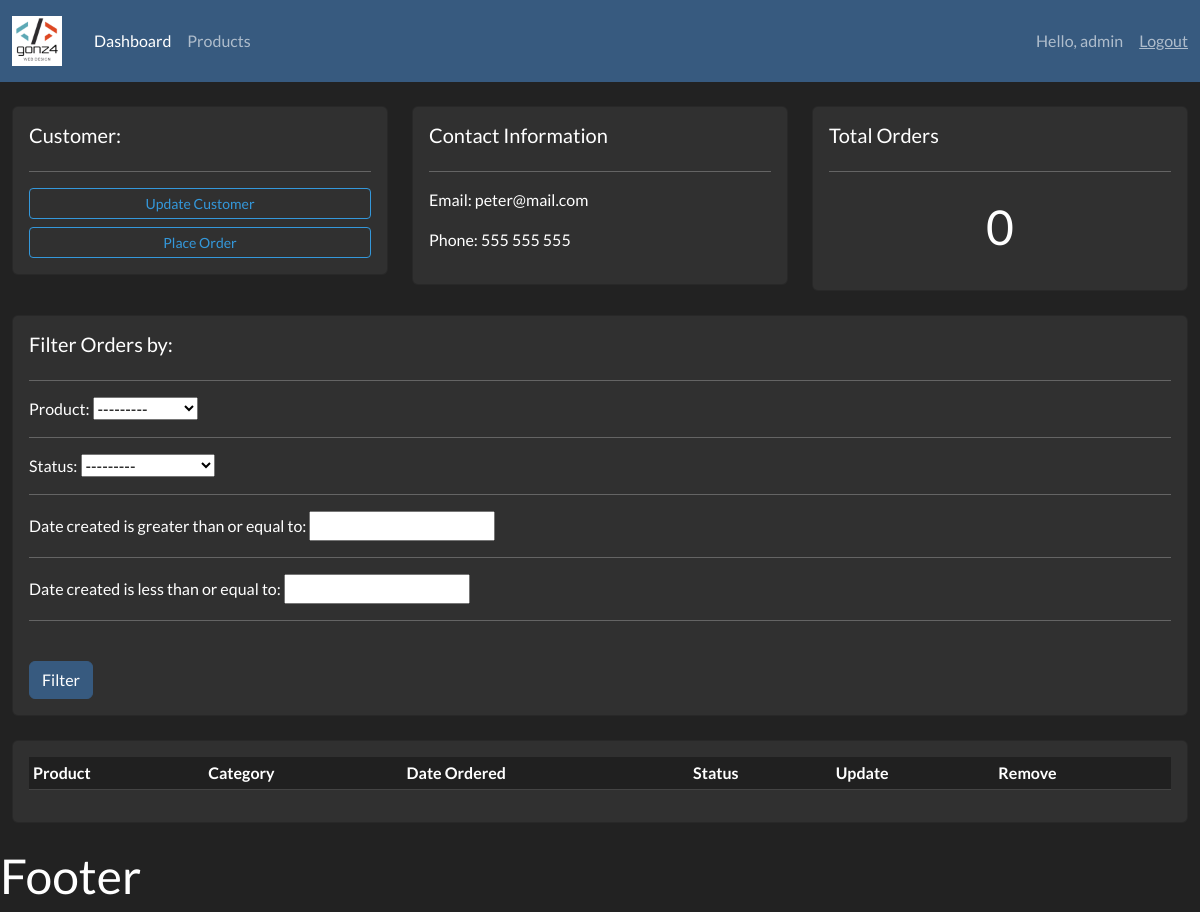
The app's page /customer/1/ (signed in), older data.
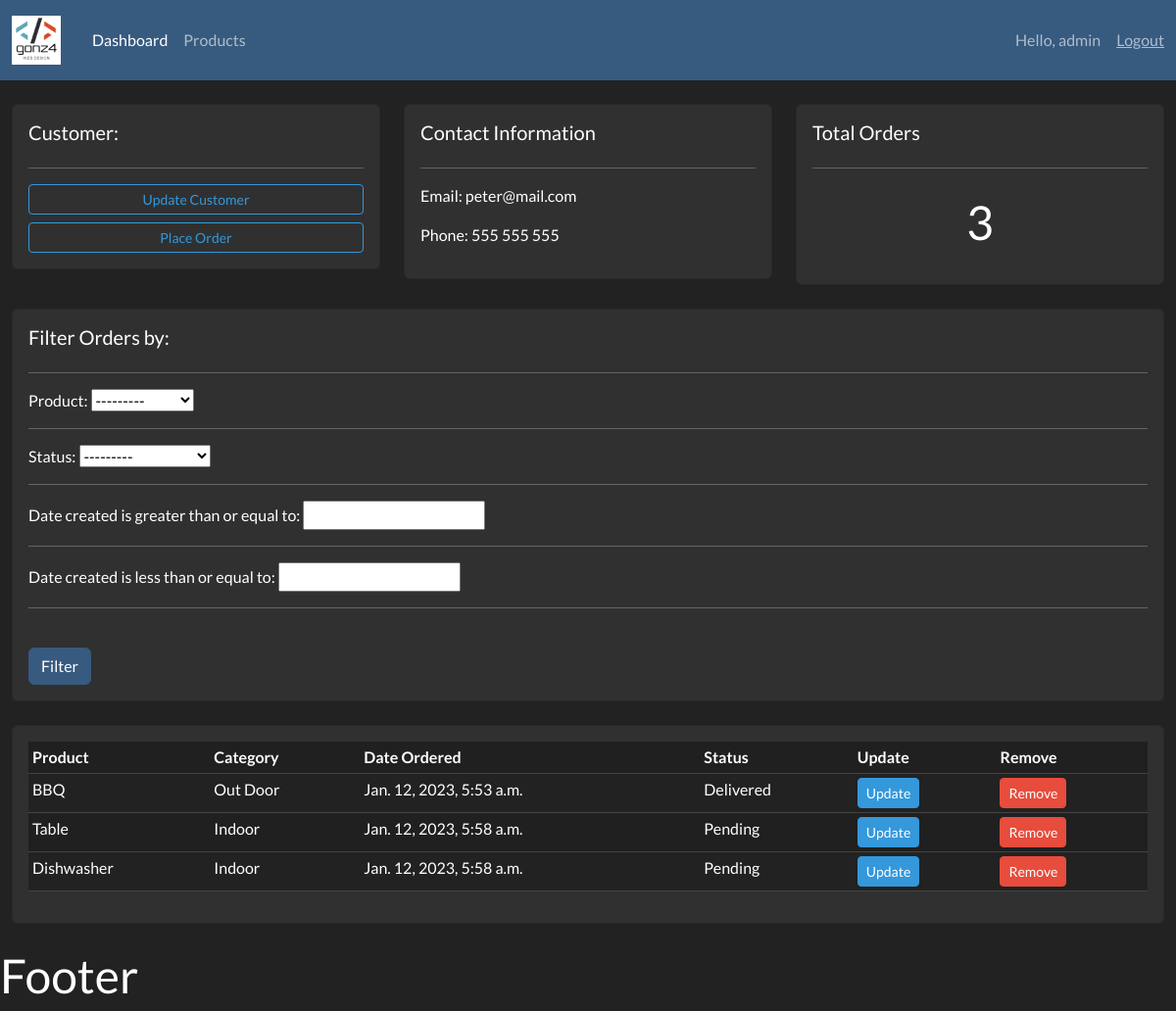
The same page, newer data.
### accounts/models.py (models this page shows, shortened)
class Order(models.Model):
	STATUS = (
			('Pending', 'Pending'),
			('Out for delivery', 'Out for delivery'),
			('Delivered', 'Delivered'),
			)
	customer = models.ForeignKey(Customer, null=True, on_delete= models.SET_NULL)
	product = models.ForeignKey(Product, null=True, on_delete= models.SET_NULL)
	date_created = models.DateTimeField(auto_now_add=True, null=True)
	status = models.CharField(max_length=200, null=True, choices=STATUS)

class Product(models.Model):
	CATEGORY = (
			('Indoor', 'Indoor'),
			('Out Door', 'Out Door'),
			)
	name = models.CharField(max_length=200, null=True)
	price = models.FloatField(null=True)
	category = models.CharField(max_length=200, null=True, choices=CATEGORY)
	description = models.CharField(max_length=200, null=True, blank=True)
	date_created = models.DateTimeField(auto_now_add=True, null=True)
	tags = models.ManyToManyField(Tag)
	def __str__(self):
		return self.name

### accounts/views.py (the view)
# urls.py: path('customer/<str:primary_key>/', views.customer, name="customer"),
@login_required(login_url='login')
def customer(request, primary_key):
	customer = Customer.objects.get(id=primary_key)
	orders = customer.order_set.all()
	order_count = orders.count()
	myFilter = OrderFilter(request.GET, queryset=orders)
	orders = myFilter.qs
	context = {'customer':customer, 'orders':orders, 'order_count':order_count,
	'myFilter':myFilter}
	return render(request, 'accounts/customer.html',context)

### accounts/templates/accounts/customer.html
{% extends 'accounts/main.html' %} {% block content %}
<br />
<div class="row">
  <div class="col-md">
    <div class="card card-body">
      <h5>Customer:</h5>
      <hr />
      <a class="btn btn-outline-info btn-sm btn-block mb-2" href=""
        >Update Customer</a
      >
      <a
        class="btn btn-outline-info btn-sm btn-block"
        href="{% url 'create_order' customer.id %}"
        >Place Order</a
      >
    </div>
  </div>
  <div class="col-md">
    <div class="card card-body">
      <h5>Contact Information</h5>
      <hr />
      <p>Email: {{customer.email}}</p>
      <p>Phone: {{customer.phone}}</p>
    </div>
  </div>
  <div class="col-md">
    <div class="card card-body">
      <h5>Total Orders</h5>
      <hr />
      <h1 style="text-align: center; padding: 10px">{{order_count}}</h1>
    </div>
  </div>
</div>
<br />
<div class="row">
  <div class="col">
    <div class="card card-body">
      <h5>Filter Orders by:</h5>
      <hr />
      <form method="get">
        {% for field in myFilter.form %} {{field.label_tag}} {{field}}
        <hr />
        {% endfor %}
        <br />
        <button class="btn btn-primary" type="submit">Filter</button>
      </form>
    </div>
  </div>
</div>
<br />
<div class="row">
  <div class="col-md">
    <div class="card card-body">
      <div class="table-responsive">
        <table class="table table-sm table-striped">
          <tr>
            <th>Product</th>
            <th>Category</th>
            <th>Date Ordered</th>
            <th>Status</th>
            <th>Update</th>
            <th>Remove</th>
          </tr>
          {% for order in orders %}
          <tr>
            <td>{{order.product}}</td>
            <td>{{order.product.category}}</td>
            <td>{{order.date_created}}</td>
            <td>{{order.status}}</td>
            <td>
              <a
                class="btn btn-sm btn-info"
                href="{% url 'update_order' order.id %}"
                >Update</a
              >
            </td>
            <td>
              <a
                class="btn btn-sm btn-danger"
                href="{% url 'delete_order' order.id %}"
                >Remove</a
              >
            </td>
          </tr>
          {% endfor %}
        </table>
      </div>
    </div>
  </div>
</div>
{% endblock %}

Row changes from the older to the newer data that the page shows:
added Order: product "BBQ", product.category "Out Door", date_created "Jan. 12, 2023, 5:53 a.m.", status "Delivered"
added Order: product "Table", product.category "Indoor", date_created "Jan. 12, 2023, 5:58 a.m.", status "Pending"
added Order: product "Dishwasher", product.category "Indoor", date_created "Jan. 12, 2023, 5:58 a.m.", status "Pending"
Text that changed along with them:
{{ order_count }}: "0" → "3"
